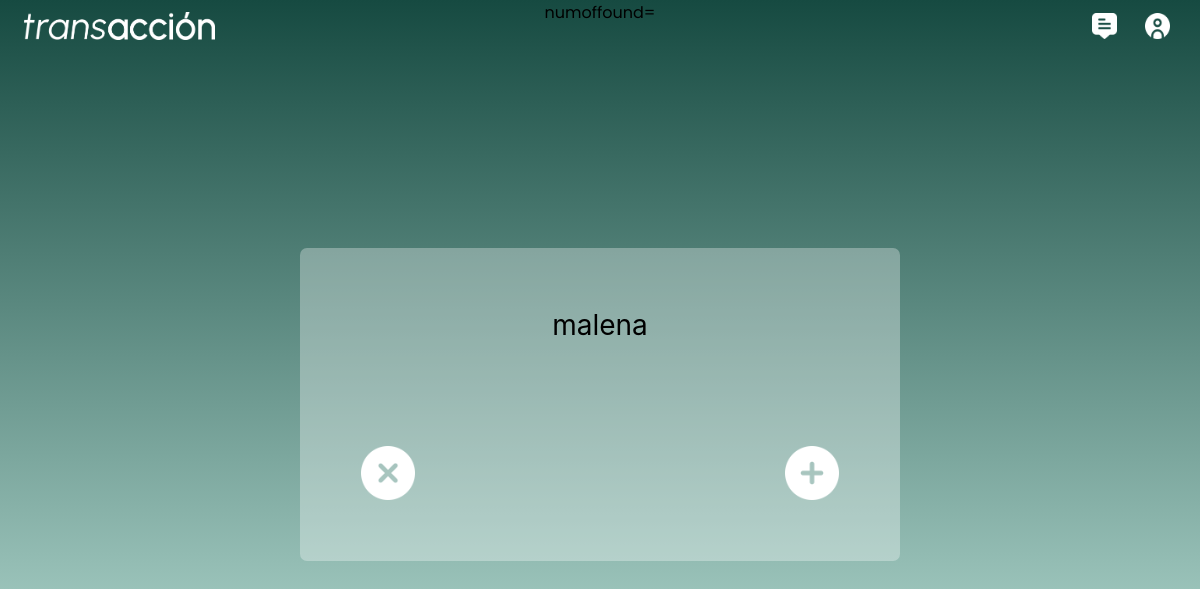
Page /main_win.php (signed in) on the earlier database version.
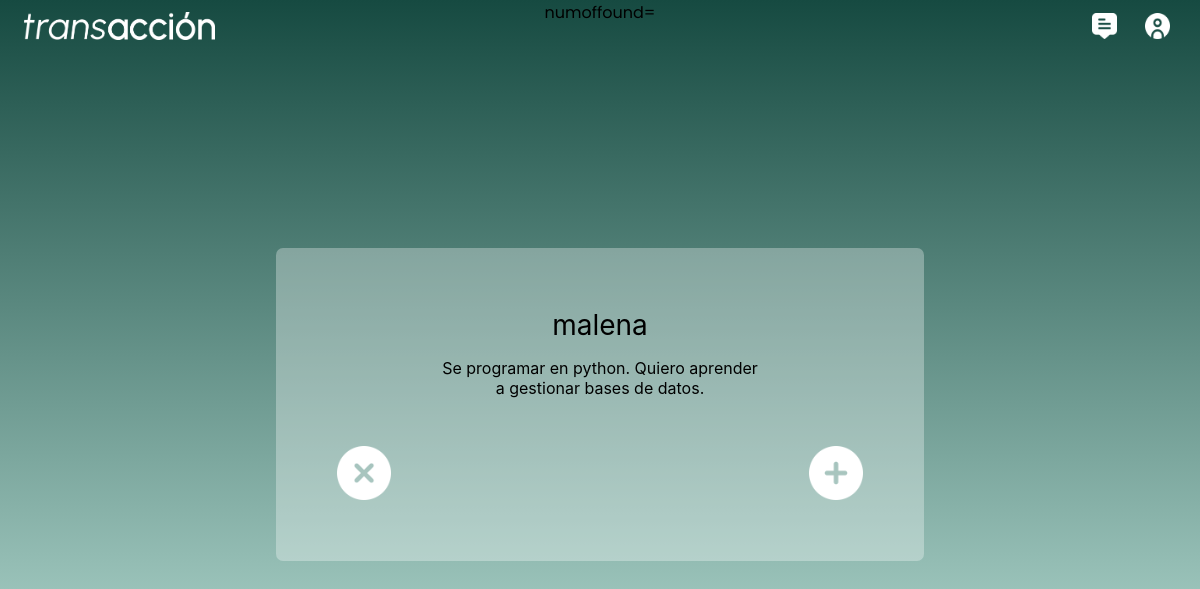
Same page on the later database version.
### tables this page shows
CREATE TABLE `users` (
  `id` int(6) NOT NULL,
  `username` varchar(50) NOT NULL,
  `password` varchar(255) NOT NULL,
  `email` varchar(100) NOT NULL,
  `to_date` datetime NOT NULL,
  `habilidades` text NOT NULL
);

### main_win.php (the view, shortened to what this page needs)
<?php
    require_once 'source/db_connect.php';
$id = $_SESSION['id'];
$con = mysqli_connect("127.0.0.1", "root", "", "transaccion");
$sql="SELECT * FROM users WHERE id='$id'";
$query=mysqli_query($con, $sql);
$row=mysqli_fetch_array($query);
if($_POST['num'])
{
	if(isset($_POST['match-true']))
	{
		$answer=1;
	}
	if(isset($_POST['match-false']))
	{
		$answer=0;
	}
	$i=$_POST['num'];
	if($i<$id)
	{
		$id_a=$i;
		$id_b=$id;
		$mine='b';
	}
	else
	{
		$id_a=$id;
		$id_b=$i;
		$mine='a';
	}
	$sql="SELECT * FROM coincidencia WHERE ID_A='$id_a' AND ID_B='$id_b'";
	$result=mysqli_query($con,$sql);
	$row=mysqli_fetch_array($result);
	if ($row!=TRUE)
	{
		if($mine=='a')
		{
			$matcha=$answer;
			$matchb=0;
		}
		else
		{
			$matcha=0;
			$matchb=$answer;
		}
		try {
		  $SQLInsert = "INSERT INTO coincidencia (ID_A, ID_B)
		               VALUES (:id_a, :id_b)";
		  $statement = $conn->prepare($SQLInsert);
		  $statement->execute(array(':id_a' => $id_a, ':id_b' => $id_b));
		}
		catch (PDOException $e) {
		  echo "Error: " . $e->getMessage();
		}
	}
	if($answer==1)
	{
		if($mine=='a')
		{
			$sql="UPDATE coincidencia SET MATCHA='$answer' WHERE ID_A='$id_a' AND ID_B='$id_b'";
		}
		if($mine=='b')
		{
			$sql="UPDATE coincidencia SET MATCHB='$answer' WHERE ID_A='$id_a' AND ID_B='$id_b'";
		}
		$query=mysqli_query($con,$sql);
	}
	$i=$i+1;
}
else
{
	$i=1;
}
$sql="SELECT * FROM users ORDER BY id ASC";
$numOfFound=$_POST['numOfFound'];
if ($result=mysqli_query($con,$sql))
{
	$numUsers=mysqli_num_rows($result);
	if ($numOfFound<$numUsers-1)
	{
		$found=FALSE;
		while($found==FALSE)
		{
			$sql="SELECT * FROM users WHERE id='$i'";
			$result=mysqli_query($con,$sql);
			$row=mysqli_fetch_array($result);
			if ($row==TRUE and $i!=$id)
			{
				$found=TRUE; $numOfFound=$numOfFound+1;
			}
			else
			{
				$i=$i+1;
			}
		}
	}
	else
	{
		header('location: index.html');
	}
}
?>
<!DOCTYPE html>
<html>
<head>
	<link rel="stylesheet" type="text/css" href="css/estilo.css">
</head>
<body>
	<header id="main_header">
		<img src="imgs/logo (2).png" id="logo" onclick="window.open('index.html', '_self')">
		<div id="group_of_buttons">
			<button class="bttn_header" onclick="window.open('messages.php', '_self')">
				<img src="imgs/icon1.png" class="icon_header">
			</button>
			<button class="bttn_header" onclick="window.open('actualizar.php', '_self')">
				<img src="imgs/icon2.png" class="icon_header">
			</button>
		</div>
	</header>
	<section id="home">
		<form action="main_win.php" method="POST" id="perfil" style="display: flex;">
			<div id="perfil_datos">
				<p id="perfil_nombre"><?php echo $row['username'] ?></p>
				<p id="perfil_habilidades"><?php echo $row['habilidades'] ?></p>
			</div>
			<div id="perfil_bttns">
				<button class="bttn_perfil" onclick="document.getElementById('btn1').click()">
					<img src="imgs/quitar.png" class="icon_perfil">
				</button>
				<button class="bttn_perfil" onclick="document.getElementById('btn2').click()">
					<img src="imgs/agregar.png" class="icon_perfil">
				</button>
			</div>
		</form>
	</section>
</body>
</html>

Differences in the rows shown:
changed users "malena": habilidades (not shown) → "Se programar en python. Quiero aprender a gestionar bases de datos."
